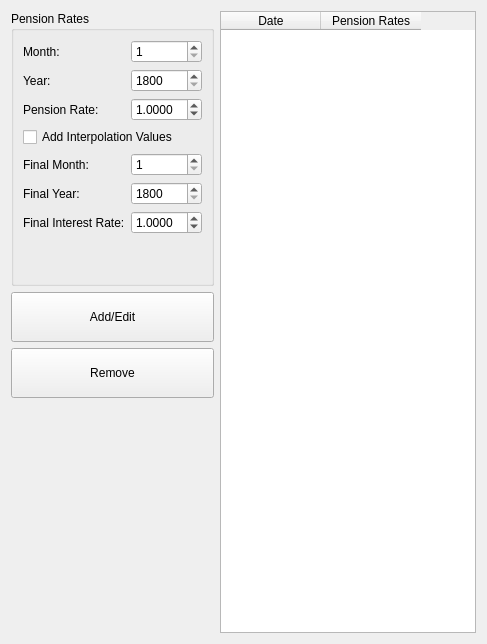
       <widget class="QWidget" name="Tab_Pension">
        <attribute name="title">
         <string>Pension</string>
        </attribute>
        <layout class="QGridLayout" name="gridLayout_16">
         <item row="0" column="0">
          <widget class="QGroupBox" name="groupBox_8">
           <property name="title">
            <string>Pension Rates</string>
           </property>
           <layout class="QGridLayout" name="gridLayout_15">
            <item row="0" column="0">
             <widget class="QLabel" name="label_23">
              <property name="text">
               <string>Month:</string>
              </property>
             </widget>
            </item>
            <item row="0" column="1">
             <widget class="QSpinBox" name="Spin_Pension_Month">
              <property name="minimum">
               <number>1</number>
              </property>
              <property name="maximum">
               <number>12</number>
              </property>
             </widget>
            </item>
            <item row="2" column="0">
             <widget class="QLabel" name="label_24">
              <property name="text">
               <string>Pension Rate:</string>
              </property>
             </widget>
            </item>
            <item row="1" column="0">
             <widget class="QLabel" name="label_25">
              <property name="text">
               <string>Year:</string>
              </property>
             </widget>
            </item>
            <item row="2" column="1">
             <widget class="QDoubleSpinBox" name="Spin_Pension_Rate">
              <property name="decimals">
               <number>4</number>
              </property>
              <property name="singleStep">
               <double>0.010000000000000</double>
              </property>
              <property name="value">
               <double>1.000000000000000</double>
              </property>
             </widget>
            </item>
            <item row="13" column="0">
             <spacer name="verticalSpacer_11">
              <property name="orientation">
               <enum>Qt::Vertical</enum>
              </property>
              <property name="sizeHint" stdset="0">
               <size>
                <width>20</width>
                <height>40</height>
               </size>
              </property>
             </spacer>
            </item>
            <item row="1" column="1">
             <widget class="QSpinBox" name="Spin_Pension_Year">
              <property name="minimum">
               <number>1800</number>
              </property>
              <property name="maximum">
               <number>9999</number>
              </property>
             </widget>
            </item>
            <item row="6" column="0">
             <widget class="QLabel" name="label_73">
              <property name="text">
               <string>Final Year:</string>
              </property>
             </widget>
            </item>
            <item row="11" column="0">
             <widget class="QLabel" name="label_74">
              <property name="text">
               <string>Final Interest Rate:</string>
              </property>
             </widget>
            </item>
            <item row="11" column="1">
             <widget class="QDoubleSpinBox" name="Spin_Pension_Interpolate_Rate">
              <property name="decimals">
               <number>4</number>
              </property>
              <property name="singleStep">
               <double>0.010000000000000</double>
              </property>
              <property name="value">
               <double>1.000000000000000</double>
              </property>
             </widget>
            </item>
            <item row="6" column="1">
             <widget class="QSpinBox" name="Spin_Pension_Interpolate_Year">
              <property name="minimum">
               <number>1800</number>
              </property>
              <property name="maximum">
               <number>9999</number>
              </property>
             </widget>
            </item>
            <item row="3" column="0" colspan="2">
             <widget class="QCheckBox" name="Check_Pension_Interpolate">
              <property name="text">
               <string>Add Interpolation Values</string>
              </property>
             </widget>
            </item>
            <item row="5" column="0">
             <widget class="QLabel" name="label_75">
              <property name="text">
               <string>Final Month:</string>
              </property>
             </widget>
            </item>
            <item row="5" column="1">
             <widget class="QSpinBox" name="Spin_Pension_Interpolate_Month">
              <property name="minimum">
               <number>1</number>
              </property>
              <property name="maximum">
               <number>12</number>
              </property>
             </widget>
            </item>
           </layout>
          </widget>
         </item>
         <item row="0" column="1" rowspan="4">
          <widget class="QTableWidget" name="Table_Pension">
           <column>
            <property name="text">
             <string>Date</string>
            </property>
           </column>
           <column>
            <property name="text">
             <string>Pension Rates</string>
            </property>
           </column>
          </widget>
         </item>
         <item row="1" column="0">
          <widget class="QPushButton" name="Button_Pension_AddEdit">
           <property name="minimumSize">
            <size>
             <width>0</width>
             <height>50</height>
            </size>
           </property>
           <property name="text">
            <string>Add/Edit</string>
           </property>
          </widget>
         </item>
         <item row="2" column="0">
          <widget class="QPushButton" name="Button_Pension_Remove">
           <property name="minimumSize">
            <size>
             <width>0</width>
             <height>50</height>
            </size>
           </property>
           <property name="text">
            <string>Remove</string>
           </property>
          </widget>
         </item>
         <item row="3" column="0">
          <spacer name="verticalSpacer_12">
           <property name="orientation">
            <enum>Qt::Vertical</enum>
           </property>
           <property name="sizeHint" stdset="0">
            <size>
             <width>20</width>
             <height>235</height>
            </size>
           </property>
          </spacer>
         </item>
        </layout>
       </widget>
